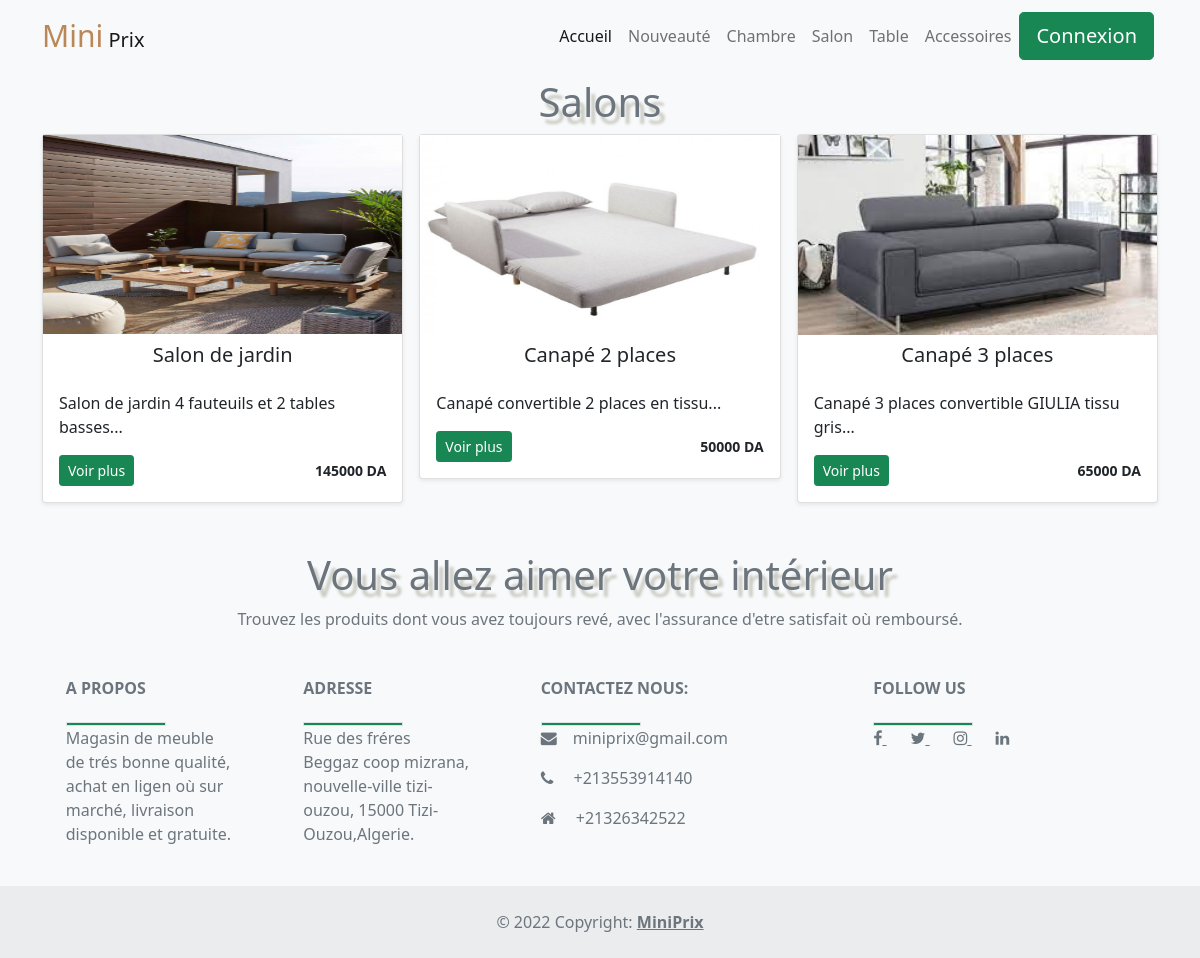
Screenshot of /salon.php with the database file from the repository.
### tables this page shows
CREATE TABLE IF NOT EXISTS `itemsmini` (
  `id` int(11) NOT NULL AUTO_INCREMENT,
  `name` varchar(100) NOT NULL,
  `description` text NOT NULL,
  `price` varchar(100) NOT NULL,
  `image` varchar(250) NOT NULL,
  `category` int(11) NOT NULL,
  PRIMARY KEY (`id`),
  KEY `category` (`category`)
);

### salon.php (the view, shortened to what this page needs)
<?php
  include 'includes/navbar.php';?>
<div class="album py-5 bg-light"  style="margin-top:30px">
    <div class="container">
    <header>
        <h1> Salons  </h1>
    </header>
        <div class="row row-cols-1 row-cols-sm-2 row-cols-md-3 g-3">
        <?php
                    $db=Database::connect();
                    $statement= $db-> query('SELECT * FROM itemsmini WHERE itemsmini.category = 4');
                    $produits = $statement->fetchAll();
                    foreach($produits as $produit)
                    {  ?>
                        <div class="col">
                                <div class="card shadow-sm">
                                    <img src="online mini/<?= $produit['image']; ?>" style="height: 200px;">
                                    <h5 class="text-center mt-2"  ><?= $produit['name'] ?></h5>
                                    <div class="card-body">
                                    <p class="card-text"><?= substr($produit['description'], 0, 70); ?>...</p>
                                    <div class="d-flex justify-content-between align-items-center">
                                        <div class="btn-group">
                                        <a href="detail_produit.php?pdt=<?= $produit['id'] ?>"><button type="button" class="btn btn-sm btn-success">Voir plus</button></a>
                                        </div>
                                        <small class="text" style="font-weight: bold;"><?= $produit['price'] ?> DA</small>
                                    </div>
                                    </div>
                                </div>
                        </div>
                <?php }?>
      </div>
    </div>
</div>
<?php include 'includes/footer.php'; ?>

### salon.php (style rules this page uses)
header { display: flex; justify-content: center; align-items: center; flex-direction: column; }
h1 { font-size: 40px; max-width: 800px; text-align: center; text-shadow: 5px 7px 3px #c8c8c0; color:#6c757d; }

### includes/footer.php (style rules this page uses)
header { display: flex; justify-content: center; align-items: center; flex-direction: column; }
h1 { font-size: 40px; max-width: 800px; text-align: center; text-shadow: 5px 7px 3px #c8c8c0; }

### rows the page displays
itemsmini: image (picture), name "Salon de jardin", description "Salon de jardin 4 fauteuils et 2 tables basses", price "145000"
itemsmini: image (picture), name "Canapé 2 places", description "Canapé convertible 2 places en tissu", price "50000"
itemsmini: image (picture), name "Canapé 3 places", description "Canapé 3 places convertible GIULIA tissu gris", price "65000"
